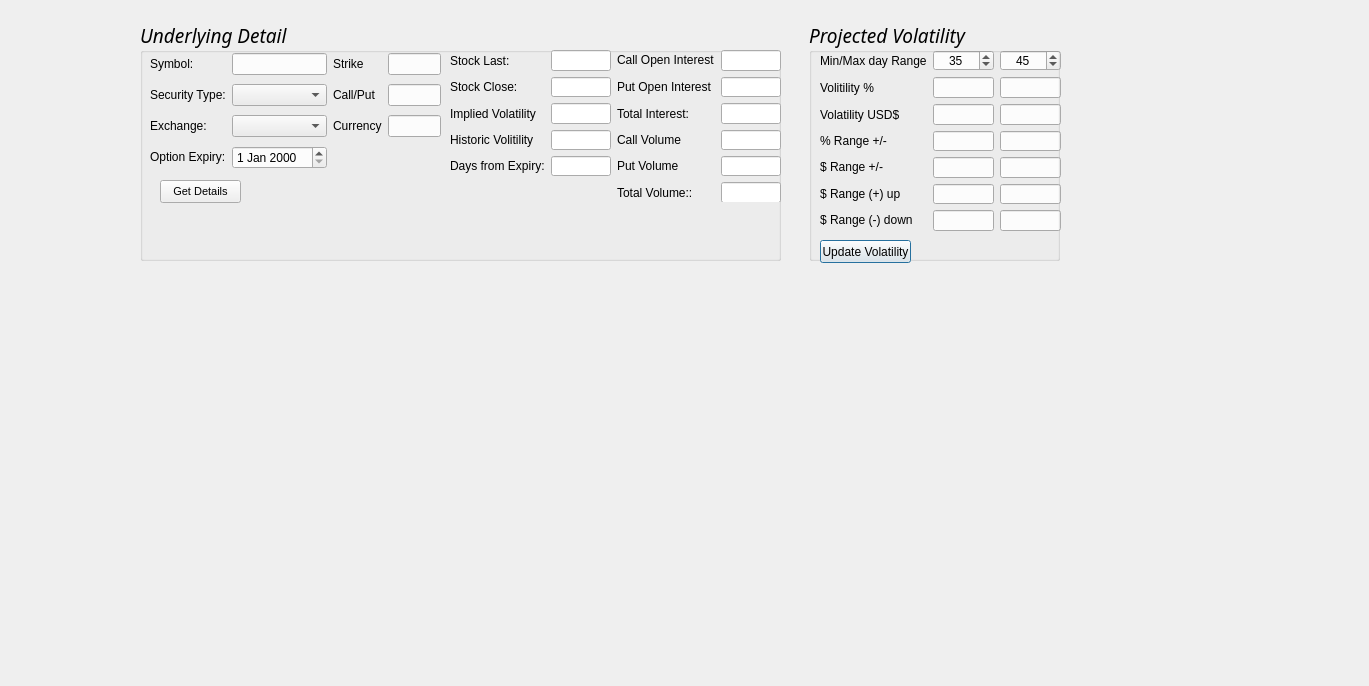
<?xml version="1.0" encoding="UTF-8"?>
<ui version="4.0">
 <class>exchange</class>
 <widget class="QDialog" name="exchange">
  <property name="geometry">
   <rect>
    <x>0</x>
    <y>0</y>
    <width>1369</width>
    <height>686</height>
   </rect>
  </property>
  <property name="windowTitle">
   <string>Dialog</string>
  </property>
  <widget class="QPushButton" name="pushButton">
   <property name="geometry">
    <rect>
     <x>820</x>
     <y>240</y>
     <width>91</width>
     <height>23</height>
    </rect>
   </property>
   <property name="text">
    <string>Update Volatility</string>
   </property>
  </widget>
  <widget class="QGroupBox" name="groupBox">
   <property name="geometry">
    <rect>
     <x>809</x>
     <y>20</y>
     <width>251</width>
     <height>241</height>
    </rect>
   </property>
   <property name="font">
    <font>
     <family>Magneto</family>
     <pointsize>14</pointsize>
     <weight>50</weight>
     <italic>true</italic>
     <bold>false</bold>
     <underline>false</underline>
     <kerning>true</kerning>
    </font>
   </property>
   <property name="title">
    <string>Projected Volatility</string>
   </property>
   <property name="alignment">
    <set>Qt::AlignLeading|Qt::AlignLeft|Qt::AlignVCenter</set>
   </property>
   <property name="flat">
    <bool>true</bool>
   </property>
  </widget>
  <widget class="QGroupBox" name="groupBox_2">
   <property name="geometry">
    <rect>
     <x>140</x>
     <y>20</y>
     <width>641</width>
     <height>241</height>
    </rect>
   </property>
   <property name="font">
    <font>
     <family>Magneto</family>
     <pointsize>14</pointsize>
     <weight>50</weight>
     <italic>true</italic>
     <bold>false</bold>
     <underline>false</underline>
     <kerning>true</kerning>
    </font>
   </property>
   <property name="title">
    <string>Underlying Detail</string>
   </property>
   <property name="alignment">
    <set>Qt::AlignLeading|Qt::AlignLeft|Qt::AlignVCenter</set>
   </property>
   <property name="flat">
    <bool>true</bool>
   </property>
   <widget class="QPushButton" name="getUnderlyingDetailButton">
    <property name="geometry">
     <rect>
      <x>20</x>
      <y>160</y>
      <width>81</width>
      <height>23</height>
     </rect>
    </property>
    <property name="font">
     <font>
      <family>MS Shell Dlg 2</family>
      <pointsize>8</pointsize>
      <italic>false</italic>
     </font>
    </property>
    <property name="text">
     <string>Get Details</string>
    </property>
    <property name="checkable">
     <bool>false</bool>
    </property>
    <property name="flat">
     <bool>false</bool>
    </property>
   </widget>
  </widget>
  <widget class="QWidget" name="layoutWidget">
   <property name="geometry">
    <rect>
     <x>450</x>
     <y>50</y>
     <width>331</width>
     <height>152</height>
    </rect>
   </property>
   <layout class="QGridLayout" name="gridLayout">
    <item row="3" column="0">
     <widget class="QLabel" name="label_5">
      <property name="text">
       <string>Implied Volatility</string>
      </property>
     </widget>
    </item>
    <item row="3" column="1">
     <widget class="QLineEdit" name="impliedVol">
      <property name="text">
       <string/>
      </property>
      <property name="readOnly">
       <bool>true</bool>
      </property>
     </widget>
    </item>
    <item row="3" column="2">
     <widget class="QLabel" name="label_7">
      <property name="text">
       <string>Total Interest:</string>
      </property>
     </widget>
    </item>
    <item row="0" column="2">
     <widget class="QLabel" name="lb_symbol_6">
      <property name="text">
       <string>&lt;html&gt;&lt;head/&gt;&lt;body&gt;&lt;p&gt;Call Open Interest&lt;/p&gt;&lt;/body&gt;&lt;/html&gt;</string>
      </property>
     </widget>
    </item>
    <item row="0" column="0">
     <widget class="QLabel" name="lb_symbol_5">
      <property name="text">
       <string>Stock Last:</string>
      </property>
     </widget>
    </item>
    <item row="0" column="3">
     <widget class="QLineEdit" name="callOpenInterest">
      <property name="text">
       <string/>
      </property>
      <property name="readOnly">
       <bool>true</bool>
      </property>
     </widget>
    </item>
    <item row="1" column="2">
     <widget class="QLabel" name="label_6">
      <property name="contextMenuPolicy">
       <enum>Qt::NoContextMenu</enum>
      </property>
      <property name="text">
       <string>&lt;html&gt;&lt;head/&gt;&lt;body&gt;&lt;p&gt;Put Open Interest&lt;/p&gt;&lt;/body&gt;&lt;/html&gt;</string>
      </property>
     </widget>
    </item>
    <item row="0" column="1">
     <widget class="QLineEdit" name="stockLast">
      <property name="text">
       <string/>
      </property>
      <property name="readOnly">
       <bool>true</bool>
      </property>
     </widget>
    </item>
    <item row="1" column="1">
     <widget class="QLineEdit" name="stockClose">
      <property name="text">
       <string/>
      </property>
      <property name="readOnly">
       <bool>true</bool>
      </property>
     </widget>
    </item>
    <item row="1" column="0">
     <widget class="QLabel" name="label_3">
      <property name="contextMenuPolicy">
       <enum>Qt::NoContextMenu</enum>
      </property>
      <property name="text">
       <string>Stock Close:</string>
      </property>
     </widget>
    </item>
    <item row="1" column="3">
     <widget class="QLineEdit" name="putOpenInterest">
      <property name="text">
       <string/>
      </property>
      <property name="readOnly">
       <bool>true</bool>
      </property>
     </widget>
    </item>
    <item row="3" column="3">
     <widget class="QLineEdit" name="totalOpenInterest">
      <property name="text">
       <string/>
      </property>
      <property name="readOnly">
       <bool>true</bool>
      </property>
     </widget>
    </item>
    <item row="5" column="1">
     <widget class="QLineEdit" name="daysFromExpiry">
      <property name="text">
       <string/>
      </property>
      <property name="readOnly">
       <bool>true</bool>
      </property>
     </widget>
    </item>
    <item row="5" column="0">
     <widget class="QLabel" name="labelExpiry_4">
      <property name="text">
       <string>&lt;html&gt;&lt;head/&gt;&lt;body&gt;&lt;p&gt;Days from Expiry:&lt;/p&gt;&lt;/body&gt;&lt;/html&gt;</string>
      </property>
     </widget>
    </item>
    <item row="4" column="2">
     <widget class="QLabel" name="lb_symbol_7">
      <property name="text">
       <string>Call Volume</string>
      </property>
     </widget>
    </item>
    <item row="4" column="1">
     <widget class="QLineEdit" name="historicVol">
      <property name="text">
       <string/>
      </property>
      <property name="readOnly">
       <bool>true</bool>
      </property>
     </widget>
    </item>
    <item row="4" column="0">
     <widget class="QLabel" name="labelExpiry_2">
      <property name="text">
       <string>&lt;html&gt;&lt;head/&gt;&lt;body&gt;&lt;p&gt;Historic Volitility&lt;/p&gt;&lt;/body&gt;&lt;/html&gt;</string>
      </property>
     </widget>
    </item>
    <item row="5" column="3">
     <widget class="QLineEdit" name="putVolume">
      <property name="text">
       <string/>
      </property>
      <property name="readOnly">
       <bool>true</bool>
      </property>
     </widget>
    </item>
    <item row="4" column="3">
     <widget class="QLineEdit" name="callVolume">
      <property name="text">
       <string/>
      </property>
      <property name="readOnly">
       <bool>true</bool>
      </property>
     </widget>
    </item>
    <item row="5" column="2">
     <widget class="QLabel" name="label_8">
      <property name="contextMenuPolicy">
       <enum>Qt::NoContextMenu</enum>
      </property>
      <property name="text">
       <string>Put Volume</string>
      </property>
     </widget>
    </item>
    <item row="6" column="2">
     <widget class="QLabel" name="label_9">
      <property name="text">
       <string>Total Volume::</string>
      </property>
     </widget>
    </item>
    <item row="6" column="3">
     <widget class="QLineEdit" name="totalVolume">
      <property name="text">
       <string/>
      </property>
      <property name="readOnly">
       <bool>true</bool>
      </property>
     </widget>
    </item>
   </layout>
  </widget>
  <widget class="QWidget" name="layoutWidget">
   <property name="geometry">
    <rect>
     <x>150</x>
     <y>50</y>
     <width>291</width>
     <height>126</height>
    </rect>
   </property>
   <layout class="QGridLayout" name="gridLayout_2">
    <item row="3" column="0">
     <widget class="QLabel" name="lb_expiry">
      <property name="text">
       <string>&lt;html&gt;&lt;head/&gt;&lt;body&gt;&lt;p&gt;Option Expiry:&lt;/p&gt;&lt;/body&gt;&lt;/html&gt;</string>
      </property>
     </widget>
    </item>
    <item row="1" column="0">
     <widget class="QLabel" name="lb_SecType">
      <property name="contextMenuPolicy">
       <enum>Qt::NoContextMenu</enum>
      </property>
      <property name="text">
       <string>Security Type:</string>
      </property>
     </widget>
    </item>
    <item row="0" column="0">
     <widget class="QLabel" name="lb_symbol">
      <property name="text">
       <string>Symbol:</string>
      </property>
     </widget>
    </item>
    <item row="2" column="0">
     <widget class="QLabel" name="lb_exc">
      <property name="text">
       <string>Exchange:</string>
      </property>
     </widget>
    </item>
    <item row="2" column="3">
     <widget class="QLineEdit" name="currency">
      <property name="text">
       <string/>
      </property>
     </widget>
    </item>
    <item row="0" column="2">
     <widget class="QLabel" name="lb_stk">
      <property name="text">
       <string>Strike</string>
      </property>
     </widget>
    </item>
    <item row="0" column="3">
     <widget class="QLineEdit" name="strike">
      <property name="text">
       <string/>
      </property>
     </widget>
    </item>
    <item row="1" column="2">
     <widget class="QLabel" name="lb_callPut">
      <property name="text">
       <string>Call/Put</string>
      </property>
     </widget>
    </item>
    <item row="1" column="3">
     <widget class="QLineEdit" name="call_put">
      <property name="text">
       <string/>
      </property>
     </widget>
    </item>
    <item row="3" column="1">
     <widget class="QDateEdit" name="dateExpiry"/>
    </item>
    <item row="2" column="2">
     <widget class="QLabel" name="lb_currency">
      <property name="text">
       <string>Currency</string>
      </property>
     </widget>
    </item>
    <item row="2" column="1">
     <widget class="QComboBox" name="exchange_2">
      <property name="maxCount">
       <number>10</number>
      </property>
     </widget>
    </item>
    <item row="1" column="1">
     <widget class="QComboBox" name="securityType">
      <property name="maxCount">
       <number>10</number>
      </property>
     </widget>
    </item>
    <item row="0" column="1">
     <widget class="QLineEdit" name="symbol">
      <property name="toolTip">
       <string extracomment="Add the Underlying stock"/>
      </property>
      <property name="text">
       <string/>
      </property>
     </widget>
    </item>
   </layout>
  </widget>
  <widget class="QWidget" name="layoutWidget">
   <property name="geometry">
    <rect>
     <x>820</x>
     <y>50</y>
     <width>241</width>
     <height>181</height>
    </rect>
   </property>
   <layout class="QGridLayout" name="gridLayout_3">
    <item row="4" column="2">
     <widget class="QLineEdit" name="rangeUSD_45Days">
      <property name="text">
       <string/>
      </property>
      <property name="readOnly">
       <bool>true</bool>
      </property>
     </widget>
    </item>
    <item row="0" column="2">
     <widget class="QSpinBox" name="maxDaysSpinBox">
      <property name="alignment">
       <set>Qt::AlignCenter</set>
      </property>
      <property name="minimum">
       <number>20</number>
      </property>
      <property name="maximum">
       <number>50</number>
      </property>
      <property name="value">
       <number>45</number>
      </property>
     </widget>
    </item>
    <item row="0" column="1">
     <widget class="QSpinBox" name="minDaysSpinBox">
      <property name="alignment">
       <set>Qt::AlignCenter</set>
      </property>
      <property name="minimum">
       <number>20</number>
      </property>
      <property name="maximum">
       <number>50</number>
      </property>
      <property name="value">
       <number>35</number>
      </property>
     </widget>
    </item>
    <item row="4" column="1">
     <widget class="QLineEdit" name="rangeUSD_30Days">
      <property name="text">
       <string/>
      </property>
      <property name="readOnly">
       <bool>true</bool>
      </property>
     </widget>
    </item>
    <item row="3" column="1">
     <widget class="QLineEdit" name="rangePercent_30Days">
      <property name="text">
       <string/>
      </property>
      <property name="readOnly">
       <bool>true</bool>
      </property>
     </widget>
    </item>
    <item row="1" column="0">
     <widget class="QLabel" name="lb_symbol_2">
      <property name="text">
       <string>Volitility %</string>
      </property>
     </widget>
    </item>
    <item row="2" column="2">
     <widget class="QLineEdit" name="volUSD_45Days">
      <property name="text">
       <string/>
      </property>
      <property name="readOnly">
       <bool>true</bool>
      </property>
     </widget>
    </item>
    <item row="4" column="0">
     <widget class="QLabel" name="lb_range3">
      <property name="text">
       <string>&lt;html&gt;&lt;head/&gt;&lt;body&gt;&lt;p&gt;$ Range +/-&lt;/p&gt;&lt;/body&gt;&lt;/html&gt;</string>
      </property>
     </widget>
    </item>
    <item row="3" column="2">
     <widget class="QLineEdit" name="rangePercent_45Days">
      <property name="text">
       <string/>
      </property>
      <property name="readOnly">
       <bool>true</bool>
      </property>
     </widget>
    </item>
    <item row="2" column="1">
     <widget class="QLineEdit" name="volUSD_30Days">
      <property name="text">
       <string/>
      </property>
      <property name="readOnly">
       <bool>true</bool>
      </property>
     </widget>
    </item>
    <item row="1" column="1">
     <widget class="QLineEdit" name="volPercent_30Days">
      <property name="text">
       <string/>
      </property>
      <property name="readOnly">
       <bool>true</bool>
      </property>
     </widget>
    </item>
    <item row="3" column="0">
     <widget class="QLabel" name="lb_range4">
      <property name="text">
       <string>% Range +/-</string>
      </property>
     </widget>
    </item>
    <item row="2" column="0">
     <widget class="QLabel" name="lb_VolUSD">
      <property name="contextMenuPolicy">
       <enum>Qt::NoContextMenu</enum>
      </property>
      <property name="text">
       <string>Volatility USD$</string>
      </property>
     </widget>
    </item>
    <item row="1" column="2">
     <widget class="QLineEdit" name="volPercent_45Days">
      <property name="text">
       <string/>
      </property>
      <property name="readOnly">
       <bool>true</bool>
      </property>
     </widget>
    </item>
    <item row="6" column="1">
     <widget class="QLineEdit" name="rangeUSD_up_30Days">
      <property name="text">
       <string/>
      </property>
      <property name="readOnly">
       <bool>true</bool>
      </property>
     </widget>
    </item>
    <item row="6" column="0">
     <widget class="QLabel" name="lb_range2">
      <property name="text">
       <string>&lt;html&gt;&lt;head/&gt;&lt;body&gt;&lt;p&gt;$ Range (+) up&lt;/p&gt;&lt;/body&gt;&lt;/html&gt;</string>
      </property>
     </widget>
    </item>
    <item row="7" column="0">
     <widget class="QLabel" name="lb_range1">
      <property name="text">
       <string>&lt;html&gt;&lt;head/&gt;&lt;body&gt;&lt;p&gt;$ Range (-) down&lt;/p&gt;&lt;/body&gt;&lt;/html&gt;</string>
      </property>
     </widget>
    </item>
    <item row="6" column="2">
     <widget class="QLineEdit" name="rangeUSD_up_45Days">
      <property name="text">
       <string/>
      </property>
      <property name="readOnly">
       <bool>true</bool>
      </property>
     </widget>
    </item>
    <item row="7" column="1">
     <widget class="QLineEdit" name="rangeUSD_down_30Days">
      <property name="text">
       <string/>
      </property>
      <property name="readOnly">
       <bool>true</bool>
      </property>
     </widget>
    </item>
    <item row="7" column="2">
     <widget class="QLineEdit" name="rangeUSD_down_45Days">
      <property name="text">
       <string/>
      </property>
      <property name="readOnly">
       <bool>true</bool>
      </property>
     </widget>
    </item>
    <item row="0" column="0">
     <widget class="QLabel" name="lb_symbol_3">
      <property name="text">
       <string>Min/Max day Range</string>
      </property>
     </widget>
    </item>
   </layout>
  </widget>
  <zorder>groupBox</zorder>
  <zorder>groupBox_2</zorder>
  <zorder>layoutWidget</zorder>
  <zorder>layoutWidget</zorder>
  <zorder>layoutWidget</zorder>
  <zorder>pushButton</zorder>
 </widget>
 <resources/>
 <connections/>
</ui>
